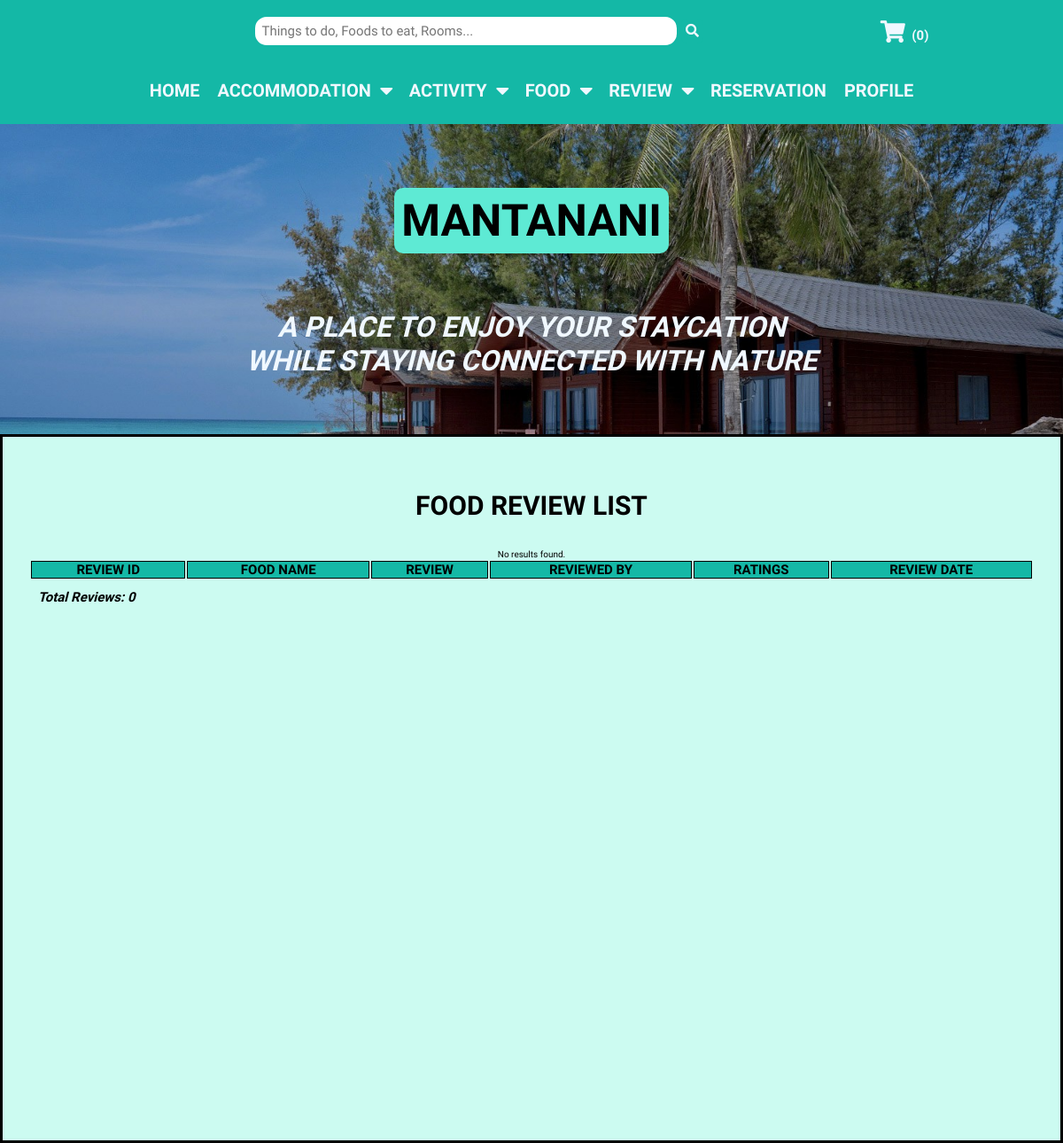
The page /MODULES/ADMIN_MODULE/foodReview.php on the database as committed earlier.
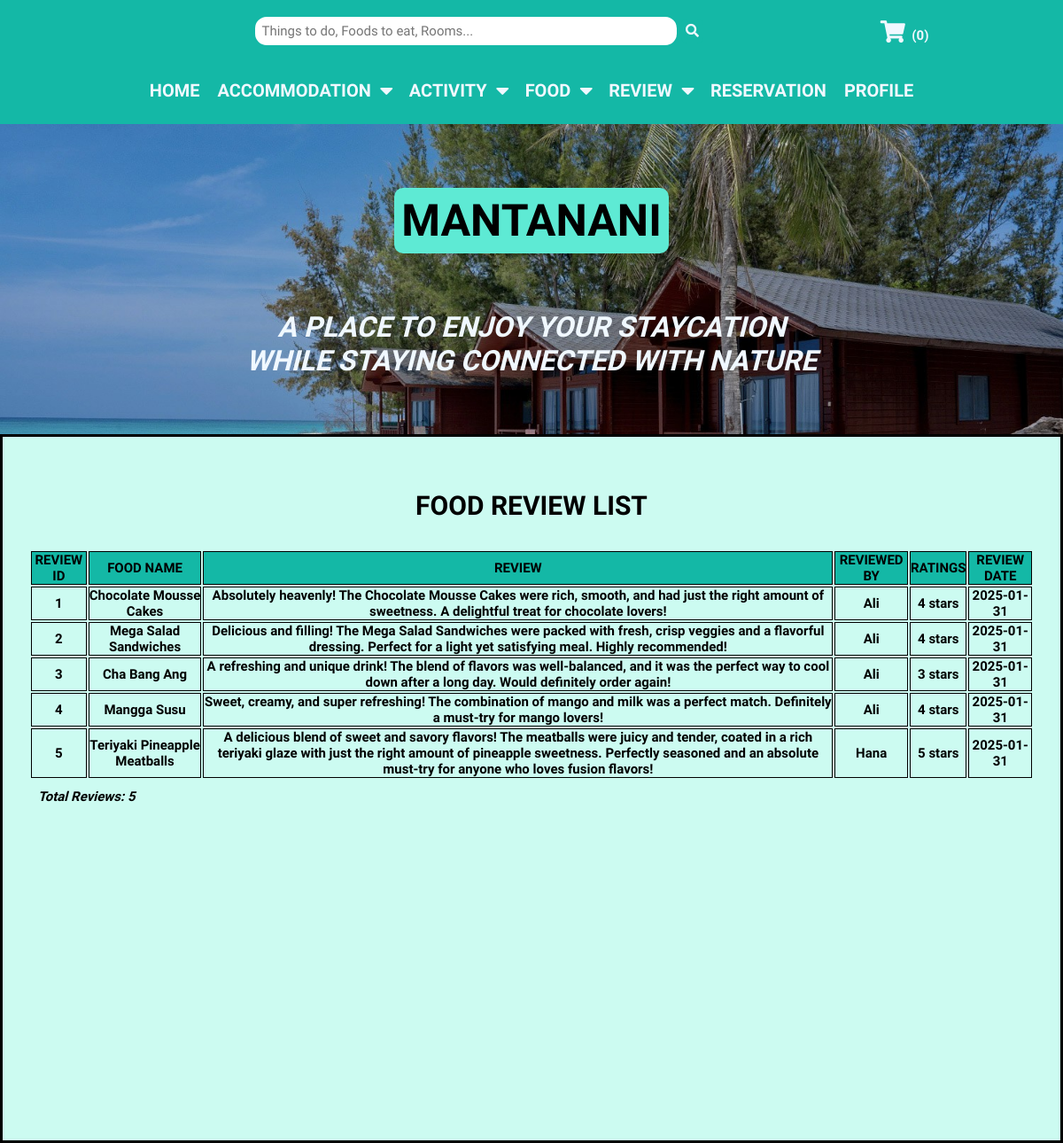
The same page on the database as committed later.
### tables this page shows
CREATE TABLE `review_food` (
  `reviewID` int(11) NOT NULL,
  `reviewText` varchar(1000) NOT NULL,
  `reviewRating` int(11) NOT NULL COMMENT 'Lowest(1) - Highest(5)',
  `reviewDate` date NOT NULL,
  `reviewedBy` int(11) NOT NULL,
  `foodID` int(11) NOT NULL,
  `fpID` int(11) NOT NULL
);

CREATE TABLE `food` (
  `foodID` int(11) NOT NULL,
  `foodName` varchar(255) NOT NULL,
  `foodImg` varchar(255) NOT NULL,
  `foodCategory` int(11) NOT NULL,
  `foodDesc` varchar(1000) NOT NULL,
  `foodPrice` decimal(8,2) NOT NULL
);

CREATE TABLE `user` (
  `userID` int(11) NOT NULL,
  `userEmail` varchar(255) NOT NULL,
  `userName` varchar(255) NOT NULL,
  `userPwd` varchar(255) NOT NULL,
  `userImg` varchar(255) NOT NULL,
  `userRole` int(11) NOT NULL COMMENT '1:Admin 2:User'
);

### MODULES/ADMIN_MODULE/foodReview.php (the view, shortened to what this page needs)
<?php
  include("../../../SMMS/CONFIG/config.php");
?>
<!DOCTYPE html>
<html lang="en">
  <head>
    <link rel="stylesheet" href="https://cdnjs.cloudflare.com/ajax/libs/font-awesome/5.15.4/css/all.min.css">
    <link rel="stylesheet" href="../../../SMMS/CSS/MISC/utils.css">
    <link rel="stylesheet" href="../../../SMMS/CSS/MISC/headerBanner.css">
    <link rel="stylesheet" href="../../../SMMS/CSS/MISC/topNav.css">
    <link rel="stylesheet" href="../../../SMMS/CSS/MISC/topHeader.css">
    <link rel="stylesheet" href="../../../SMMS/CSS/ADMIN/adminList.css">
  </head>
  <body>
    <?php include '../../INCLUDES/topHeader.php'; ?>
    <?php include '../../INCLUDES/adminNav.php'; ?>
    <?php include '../../INCLUDES/headerBanner.php';?>
    <section class="adminHome">
      <div class="list-container">
        <h1 id="admin-listTitle">
          FOOD REVIEW LIST
        </h1><br><br>
        <?php
          $sql_review = "SELECT r.reviewID, r.reviewText, r.reviewRating, r.reviewDate, u.userName, f.foodName
          FROM review_food r
          JOIN user u ON r.reviewedBy = u.userID
          JOIN food f ON r.foodID = f.foodID
          ORDER BY r.reviewID ASC";
          $result = mysqli_query($conn, $sql_review);
          $rowcount = mysqli_num_rows($result);
        ?>
        <table id="list-table">
          <tr>
            <th>REVIEW ID</th>
            <th>FOOD NAME</th>
            <th>REVIEW</th>
            <th>REVIEWED BY</th>
            <th>RATINGS</th>
            <th>REVIEW DATE</th>
          </tr>
        <?php
          if ($rowcount > 0) {
            while ($row = mysqli_fetch_assoc($result)) {
              echo "<tr>";
              echo "<td>" . htmlspecialchars($row["reviewID"]) . "</td>";
              echo "<td>" . htmlspecialchars($row["foodName"]) . "</td>";
              echo "<td>" . htmlspecialchars($row["reviewText"]) . "</td>";
              echo "<td>" . htmlspecialchars($row["userName"]) . "</td>";
              echo "<td>" . htmlspecialchars($row["reviewRating"]) . " stars" . "</td>";
              echo "<td>" . htmlspecialchars($row["reviewDate"]) . "</td>";
            }
          }
          else {
            echo "<p>No results found.</p>";
          }
        ?>
      </table>
        <h2 id="list-row-count">Total Reviews: <?php echo $rowcount; ?></h2>
      </div>
    </section>
  </body>
</html>

Rows that differ between the two databases and show on the page:
added review_food: reviewID "1", foodID.foodName "Chocolate Mousse Cakes", reviewText "Absolutely heavenly! The Chocolate Mousse Cakes were rich, smooth, and had just the right amount of sweetness. A delightful treat for chocolate lovers!", reviewedBy.userName "Ali", reviewRating "4", reviewDate "2025-01-31"
added review_food: reviewID "2", foodID.foodName "Mega Salad Sandwiches", reviewText "Delicious and filling! The Mega Salad Sandwiches were packed with fresh, crisp veggies and a flavorful dressing. Perfect for a light yet satisfying meal. Highly recommended!", reviewedBy.userName "Ali", reviewRating "4", reviewDate "2025-01-31"
added review_food: reviewID "3", foodID.foodName "Cha Bang Ang", reviewText "A refreshing and unique drink! The blend of flavors was well-balanced, and it was the perfect way to cool down after a long day. Would definitely order again!", reviewedBy.userName "Ali", reviewRating "3", reviewDate "2025-01-31"
added review_food: reviewID "4", foodID.foodName "Mangga Susu", reviewText "Sweet, creamy, and super refreshing! The combination of mango and milk was a perfect match. Definitely a must-try for mango lovers!", reviewedBy.userName "Ali", reviewRating "4", reviewDate "2025-01-31"
added review_food: reviewID "5", foodID.foodName "Teriyaki Pineapple Meatballs", reviewText "A delicious blend of sweet and savory flavors! The meatballs were juicy and tender, coated in a rich teriyaki glaze with just the right amount of pineapple sweetness. Perfectly seasoned and an absolute must-try for anyone who loves fusion flavors!", reviewedBy.userName "Hana", reviewRating "5", reviewDate "2025-01-31"
Other text that changed with them:
$rowcount: "0" → "5"
text no longer shown: "No results found."
